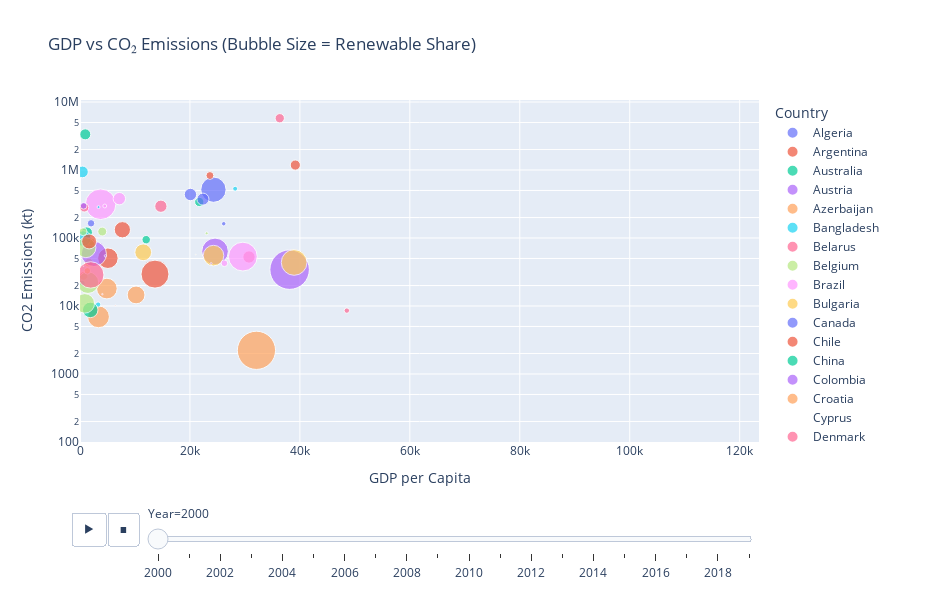

Notebook source saved alongside this figure:
### Markdown cell above
## Key Findings
1. Energy Intensity vs CO₂ Emissions:
Although energy intensity — the amount of energy used per unit of economic output — might seem like a clear driver of emissions, the relationship is surprisingly weak when emissions are viewed on a logarithmic scale. This suggests that simply being more or less energy-efficient doesn't directly correspond to higher or lower CO₂ output. Many countries with low intensity may still emit large amounts of CO₂ if their energy mix is fossil-heavy, while others with high intensity may rely more on renewables or nuclear. This implies that emissions are more strongly driven by absolute energy use, population scale, and the carbon content of fuels rather than efficiency alone.

2. Renewables Share vs Low-Carbon Electricity:
There is a very strong and direct positive correlation between a country’s share of renewables in its energy mix and its percentage of low-carbon electricity. This reflects the fact that renewables (like solar, wind, and hydro) form the backbone of most countries’ low-carbon strategies, often contributing more than nuclear in recent years. The tight alignment shows that increasing renewable capacity has an immediate and proportional impact on reducing the carbon intensity of electricity, affirming the effectiveness of policy and investment in clean energy.

3. GDP per Capita vs Access to Clean Fuels:
Access to clean fuels for cooking is tightly linked to a country’s wealth, with higher GDP per capita consistently associated with higher access rates. This trend underscores how infrastructure development, household energy affordability, and national policy are typically better in richer nations. However, the relationship begins to plateau as countries reach near-universal access, suggesting that past a certain income threshold, clean energy access becomes more about maintenance and equity than economic growth. The strongest gaps remain in low-income countries, where targeted aid and infrastructure support could have the most impact.

### Code cell
df = raw_data.copy()

# Clean relevant columns
df_anim = df.dropna(subset=[
    "Value_co2_emissions_kt_by_country",
    "gdp_per_capita",
    "Renewables (% equivalent primary energy)",
    "Entity",
    "Year"
])

# Rename for compatibility
df_anim = df_anim.rename(columns={
    "Entity": "Country",
    "Value_co2_emissions_kt_by_country": "CO2 Emissions (kt)",
    "gdp_per_capita": "GDP per Capita",
    "Renewables (% equivalent primary energy)": "Renewables (%)"
})

# Create animated scatter plot
fig = px.scatter(
    df_anim,
    x="GDP per Capita",
    y="CO2 Emissions (kt)",
    animation_frame="Year",
    animation_group="Country",
    size="Renewables (%)",
    color="Country",
    hover_name="Country",
    log_y=True,
    size_max=30,
    range_x=[0, df_anim["GDP per Capita"].max()],
    range_y=[1e2, df_anim["CO2 Emissions (kt)"].max()],
    title="GDP vs CO₂ Emissions (Bubble Size = Renewable Share)"
)

fig.update_layout(width=950, height=600)
fig.show()
